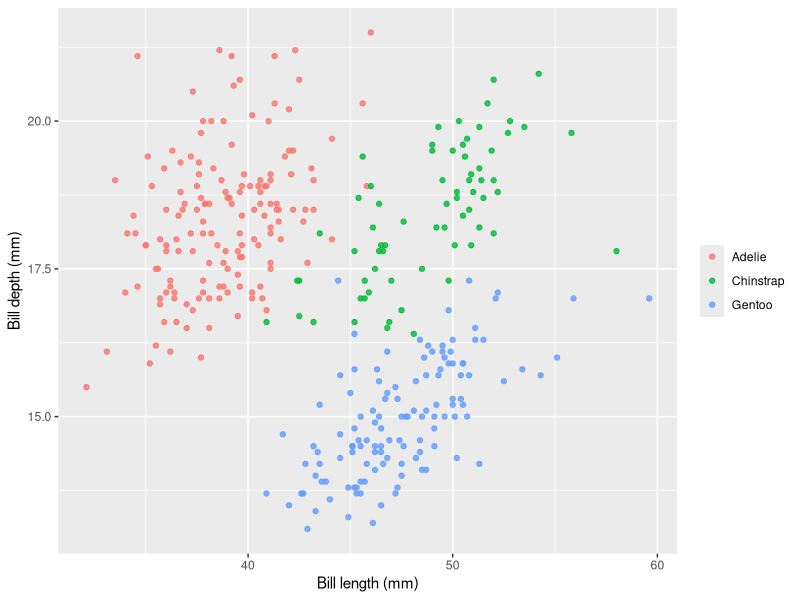

R code for this plot:
## ---- chunk 1
#| label: setup
#| message: false
library(dplyr)
library(ggplot2)
data(penguins)
penguins <- penguins |> filter(!is.na(bill_len), !is.na(bill_dep), !is.na(body_mass))
## ---- chunk 2
#| label: fig-bill
#| fig-cap: "Bill depth against bill length, by species."
#| fig-alt: "Scatterplot of bill depth versus bill length in millimeters, colored by species; the three species form separate clusters."
ggplot(penguins, aes(bill_len, bill_dep, color = species)) +
  geom_point(alpha = 0.8) +
  labs(x = "Bill length (mm)", y = "Bill depth (mm)", color = NULL)
